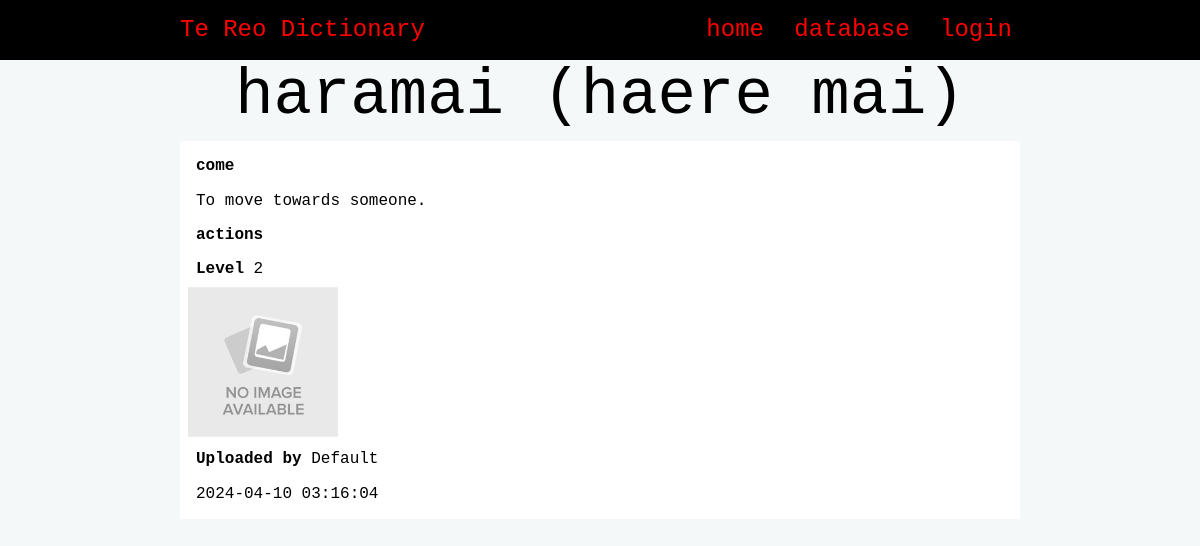
Screenshot of /entry/2 with the database file from the repository.
### tables this page shows
CREATE TABLE "entries"
(
    id          integer                                not null
        primary key autoincrement
        unique,
    maori       varchar(85)                            not null,
    english     varchar(100)                           not null,
    definition  varchar(256) default 'Pending'         not null,
    level       tinyint                                not null,
    image       varchar(260) default 'noimage.png'     not null,
    category_id integer                                not null
        constraint entries_category_id_fk
            references categories,
    user_id     integer      default 1
        constraint entries_user_id_fk
            references users,
    date        datetime     default current_timestamp not null
);

CREATE TABLE "categories"
(
    id      integer                            not null
        primary key autoincrement
        unique,
    name    varchar(60)                        not null
        unique,
    user_id integer  default 1
        constraint categories_user_id__fk
            references users,
    date    datetime default current_timestamp not null
);

CREATE TABLE "users"
(
    id       integer      not null
        primary key autoincrement
        unique,
    email    varchar(256) not null
        unique,
    password varchar(128) not null,
    f_name   varchar(60)  not null,
    l_name   varchar(60)  not null,
    type     tinyint default 0
);

### app.py (the view)
@app.route('/entry/<entry_id>')
def render_entry(entry_id):
    con = connect(DATABASE)
    query = """SELECT entries.id, entries.maori, entries.english, entries.definition, entries.level, categories.name, entries.image, users.f_name, users.l_name, entries.date
    FROM entries
    INNER JOIN categories ON entries.category_id=categories.id
    INNER JOIN users ON entries.user_id=users.id
    WHERE entries.id=?"""
    cur = con.cursor()
    cur.execute(query, (entry_id,))
    entry_info = cur.fetchone()
    con.close()
    print(entry_info)
    return render_template('entry.html', entry=entry_info)

### app.py (called while the page is built)
def connect(db_file):  # creates a connection with the database
    try:
        connection = sqlite3.connect(db_file)
        return connection
    except sqlite3.Error as e:
        print(e)
    return None

@app.context_processor
def login_context_processor():  # jinja context processor to check if you are logged in
    return dict(logged_in=logged_in)  # calls the logged_in function to jinja

def logged_in():  # checks whether you are logged in
    if session.get("email"):  # if email exists in session tuple
        return True
    else:
        return False

### templates/entry.html
{% extends "base.html" %}
{% block pageheading %}{{ entry[1] }}{% endblock %}
{% block main %}
    <div class="big-entry-box">
        <p class="entry-box-heading"><strong>{{ entry[2] }}</strong></p>
        <p class="entry-box-info">{{ entry[3] }}</p>
        <p class="entry-box-info"><strong>{{ entry[5] }}</strong></p>
        <p class="entry-box-info"><strong>Level </strong>{{ entry[4] }}</p>
        <img class="entry-box-image" src="/static/images/{{ entry[6] }}">
        <p class="entry-box-info"><strong>Uploaded by </strong>{{ entry[7] }} {{ entry[8] }}</p>
        <p class="entry-box-info">{{ entry[9] }}</p>
    </div>
{% endblock %}

### static/style.css (style rules this page uses)
:root { --red: #FF0000; --dark-red: #a00808; --white: #FFFFFF; --light-gray: #F4F8F8; --gray: #c8caca; --dark-gray: #959696; --black: #000000; }
* { font-family: 'Monaco', monospace; padding: 0; margin: 0; box-sizing: border-box; }
body { background-color: var(--light-gray); }
img { max-width: 100%; }
.big-entry-box { width: 100%; background: var(--white); border: 0 solid var(--gray); color: var(--black); margin-top: 0.5rem; padding: 0.5rem; }
.entry-box-heading { padding: 0.5rem; }
.entry-box-image { height: 150px; overflow: hidden; }
.entry-box-info { padding: 0.5rem; }

### rows the page displays
entries: maori "haramai (haere mai)", english "come", definition "To move towards someone.", level "2", image (placeholder picture), date "2024-04-10 03:16:04"
categories: name "actions"
users: f_name "Default"
